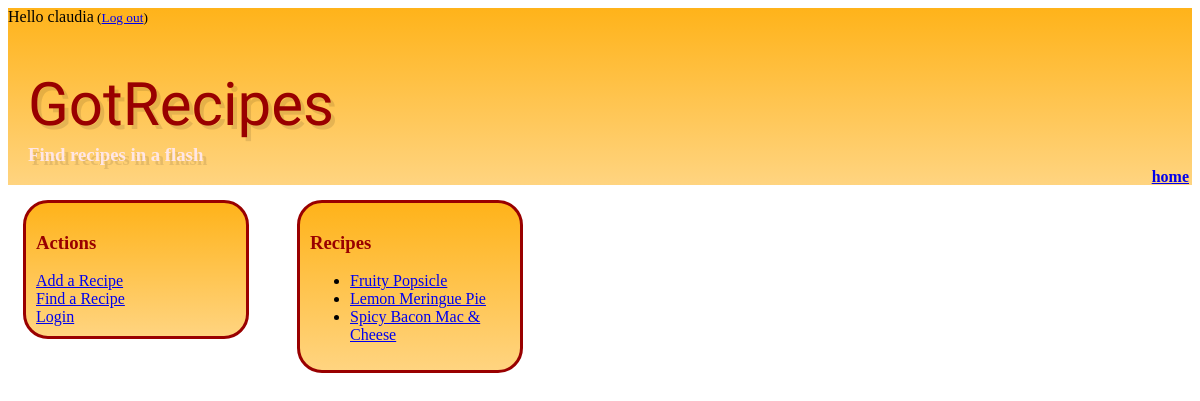
The page / (signed in) on the database its author committed.
### gotrecipes/models.py (models this page shows)
class Recipe(models.Model):
  title=models.CharField(max_length=200)
  ingredients=models.TextField()
  directions=models.TextField()
  image = models.ImageField(upload_to='recipe_images', default='recipe_images/default.png')
  def __str__(self):
    return self.title

### gotrecipes/views.py (the view)
# urls.py: url(r'^$', views.index, name='index'),
def index(request):
	userRecipes = Recipe.objects.order_by('title')
	return render(request, 'gotrecipes/index.html', {'recipes': userRecipes})

### gotrecipes/templates/gotrecipes/index.html
{% extends 'gotrecipes/base.html' %}
{% block content %}
<div class="user-options">
	<div id="recipe-manage">
		<div class="create-recipe">
			<h3>Actions</h3>
			{% if user.is_authenticated %}
				<a href={% url 'new_recipe' %}>Add a Recipe</a>
				<br>
			{% endif %}
			<a href={% url 'search_recipe' %}>Find a Recipe</a>
			<br>
			<a href={% url 'login' %}>Login</a>
		</div>
		<div class="view-recipes">
			<h3>Recipes</h3>
			<ul>
			{% for recipe in recipes %}
				<li><a href="{% url 'recipe_detail' pk=recipe.pk %}">{{ recipe }}</a></li>
			{% endfor %}
			</ul>
		</div>
	</div>
</div>
{% endblock %}

### gotrecipes/templates/gotrecipes/base.html (shortened to what this page needs)
{% load staticfiles %}
<html>
  <head>
	<link rel="stylesheet" href="{% static 'css/base.css' %}">
  </head>
  <body>
	<div class="page-head">
		{% if user.is_authenticated %}
		<p>Hello {{ user.username }}<small>  (<a href="{% url 'logout'%}">Log out</a>)</small></p>
		{% else %}
		<a href="{% url 'login' %}"><img class="icon" src="{% static 'images/lock.png' %}" /></a>
		{% endif %}
		<h1 id="got-title">GotRecipes</h1>
		<span><h3 id="got-sub">Find recipes in a flash</h3></span>
		<span class="home"><h4><a href="{% url 'index' %}">home</a></span>
	</div>
	<div class="content-container"}
	{% block content %}
	{% endblock %}
  </body>
</html>

### gotrecipes/static/css/base.css (style rules this page uses)
.page-head, .create-recipe, .view-recipes { background: linear-gradient(#ffb31a, #ffd480) }
#got-title { font: 60px/1.3 'Oleo Script', Helvetica, sans-serif; color: #990000; text-shadow: 4px 4px 0px rgba(0,0,0,0.1); margin-bottom: 0px; margin-left: 20px; }
#got-sub { font: 20px/ Helvetica, sans-serif; color: #ffe6e6; text-shadow: 4px 4px 0px rgba(0,0,0,0.1); margin-top: 0px; margin-left: 20px; }
h1,h3 { font: Helvetica, sans-serif; }
h3 { color: #990000; }
span { display: inline-block; }
.home { float: right; padding: 3px; }
#recipe-manage { width: 500px; padding: 15px }
.create-recipe { display: inline-block; width: 200px; float:left; border: solid; border-width: 3px; padding: 10px; border-radius: 25px; border-color: #990000; }
.view-recipes { margin: 0px; display: inline-block; width: 200px; float: right; border: solid; border-width: 3px; padding: 10px; border-radius: 25px; border-color: #990000; }

### rows shown on the page
Recipe: title "Fruity Popsicle"
Recipe: title "Lemon Meringue Pie"
Recipe: title "Spicy Bacon Mac & Cheese"

### other values the page prints
{{ user.username }} "claudia"
